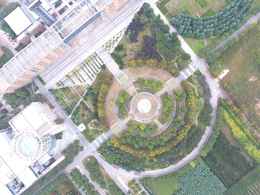
%> input picture Image Library/DJI_0027_Compressed.png, 260 x 195 px, shrunk from 1200 x 900 before the run; the run also reads 1 picture not shown here
$ octave process_by_filter.m   (GNU Octave 9; MATLAB toolbox functions it lacks are replaced by stand-ins)
%> lines starting %> are read from the running program, lines starting %| are printed output that depends on the picture; in (x1, y1, x2, y2) boxes, pixels count from 0 and x2, y2 are one past the last pixel; in counts of white or black regions, pixels touching at a corner belong together; the program's own positions count from 1
### Function Library/ImageMeanFilter.m
function newimg = ImageMeanFilter(img, mask_radius)
    imgsize = size(img);
    imgsizesize = length(imgsize);
    tmp_img = 0;
    if imgsizesize == 2
        padding_size = imgsize + [2, 2]*(mask_radius - 1);
        padding_img = ones(padding_size)*255;
        padding_img(mask_radius:imgsize(1)+mask_radius-1, mask_radius:imgsize(2)+mask_radius-1) = img;
        tmp_img = zeros(imgsize);
        for i = 1:imgsize(1)
            for j = 1:imgsize(2)
                tmp_img(i, j) = mean(mean(padding_img(i:i+(mask_radius - 1)*2, j:j+(mask_radius - 1)*2)));
            end
        end
    end
    if imgsizesize == 3
        tmp_img = uint8(zeros(imgsize));
        parfor i = 1:imgsize(3)
            tmp_img(:,:,i) = ImageMeanFilter(img(:,:,i), mask_radius);
        end
    end
    newimg = tmp_img;
end

### Function Library/ImageFrequencyDomainLowPassFilter.m
function newimg = ImageFrequencyDomainLowPassFilter(img, radius_scale)
    imgsize = size(img);
    imgsizesize = length(imgsize);
    full_circle_radius = norm(imgsize(1:2))/2;
    low_pass_filter_radius = full_circle_radius*radius_scale;
    center_point = (imgsize(1:2) + 1)/2;
    mask = zeros(imgsize(1:2));
    for i = 1:imgsize(1)
        if low_pass_filter_radius >= abs(i - center_point(1))
            half_chord_length = floor(sqrt(low_pass_filter_radius^2 - (i - center_point(1))^2));
            if half_chord_length > imgsize(2)/2
                half_chord_length = floor(imgsize(2)/2);
            end
            mask(i, ceil(center_point(2) - half_chord_length):floor(center_point(2) + half_chord_length)) = 1;
        end
    end
    if imgsizesize == 2
        IMG = fftshift(fft2(double(img)));
        IMG = IMG.*mask;
        newimg = uint8(real(ifft2(ifftshift(IMG))));
    end
    if imgsizesize == 3
        newimg = zeros(imgsize, 'uint8');
        for i = 1:imgsize(3)
            newimg(:,:,i) = uint8(real(ifft2(ifftshift(mask.*fftshift(fft2(double(img(:,:,i))))))));
        end
    end
end

### Executable Script/Exp 1/process_by_filter.m
%% Filname: process_by_filter.m
% Process the image which has noise by filters and compare their
% performances.

oriimg = rgb2gray(imread('DJI_0027_Compressed.png'));
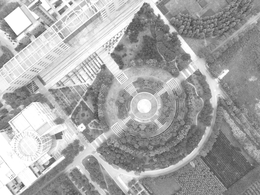
%> oriimg: size 195x260 uint8; min 66, max 255, mean 167
noiseimg = imread('DJI_0027_With_Noise.png');
meanimg = ImageMeanFilter(noiseimg, 2);
%> in ImageMeanFilter, `padding_img(mask_radius:imgsize(1)+mask_radius-1, mask_radius:imgsize(..`:
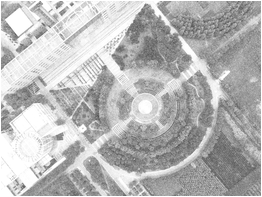
%> padding_img: size 197x262 double; min 81, max 255, mean 184.2
%> after the loop in ImageMeanFilter, `for i = 1:imgsize(1)`:
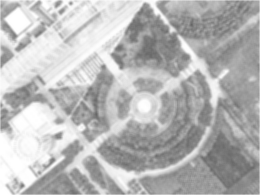
%> tmp_img: size 195x260 double; min 101.9, max 255, mean 183.4
lpimg = ImageFrequencyDomainLowPassFilter(noiseimg, 0.5);
%> after the loop in ImageFrequencyDomainLowPassFilter, `for i = 1:imgsize(1)`:
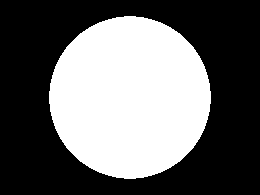
%> mask: size 195x260 double; values 0 (black) and 1 (white), 40.6% white; 1 white region, box (x1, y1, x2, y2) and area: (49, 16, 211, 179) 20566
%> in ImageFrequencyDomainLowPassFilter, `newimg = uint8(real(ifft2(ifftshift(IMG))));`:
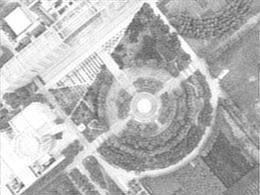
%> newimg: size 195x260 uint8; min 87, max 255, mean 182.9
subplot(2, 2, 1);
imshow(noiseimg);
title('Image with Noise');
subplot(2, 2, 2);
imshow(oriimg);
title('Original Image');
subplot(2, 2, 3);
imshow(meanimg);
title('Processed by Mean Filter');
subplot(2, 2, 4);
imshow(lpimg);
title('Processed by Low-Pass Filter');

imwrite(oriimg, '../../Document/figure/DJI_0027_Gray.png');
imwrite(meanimg, '../../Document/figure/DJI_0027_Processed_by_MF.png');
imwrite(lpimg, '../../Document/figure/DJI_0027_Processed_by_LP.png');
